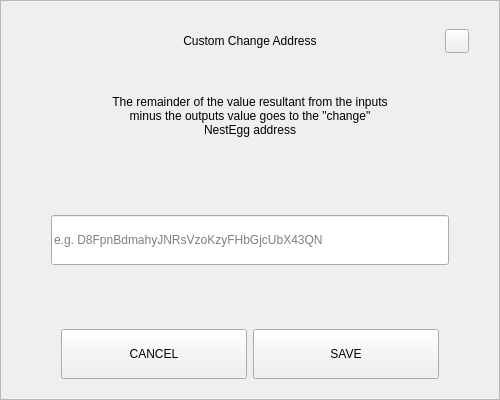
<?xml version="1.0" encoding="UTF-8"?>
<ui version="4.0">
 <class>SendChangeAddressDialog</class>
 <widget class="QDialog" name="SendChangeAddressDialog">
  <property name="geometry">
   <rect>
    <x>0</x>
    <y>0</y>
    <width>500</width>
    <height>400</height>
   </rect>
  </property>
  <property name="windowTitle">
   <string>Dialog</string>
  </property>
  <layout class="QVBoxLayout" name="verticalLayout">
   <property name="spacing">
    <number>0</number>
   </property>
   <property name="leftMargin">
    <number>0</number>
   </property>
   <property name="topMargin">
    <number>0</number>
   </property>
   <property name="rightMargin">
    <number>0</number>
   </property>
   <property name="bottomMargin">
    <number>0</number>
   </property>
   <item>
    <widget class="QFrame" name="frame">
     <property name="styleSheet">
      <string notr="true"/>
     </property>
     <property name="frameShape">
      <enum>QFrame::StyledPanel</enum>
     </property>
     <property name="frameShadow">
      <enum>QFrame::Raised</enum>
     </property>
     <layout class="QVBoxLayout" name="verticalLayout_2" stretch="0,0,0,0,0,0,0">
      <property name="spacing">
       <number>0</number>
      </property>
      <property name="leftMargin">
       <number>30</number>
      </property>
      <property name="topMargin">
       <number>20</number>
      </property>
      <property name="rightMargin">
       <number>30</number>
      </property>
      <property name="bottomMargin">
       <number>20</number>
      </property>
      <item>
       <layout class="QHBoxLayout" name="horizontalLayout_3">
        <property name="spacing">
         <number>0</number>
        </property>
        <item>
         <spacer name="horizontalSpacer_2">
          <property name="orientation">
           <enum>Qt::Horizontal</enum>
          </property>
          <property name="sizeHint" stdset="0">
           <size>
            <width>40</width>
            <height>20</height>
           </size>
          </property>
         </spacer>
        </item>
        <item>
         <widget class="QLabel" name="labelTitle">
          <property name="minimumSize">
           <size>
            <width>0</width>
            <height>40</height>
           </size>
          </property>
          <property name="maximumSize">
           <size>
            <width>16777215</width>
            <height>40</height>
           </size>
          </property>
          <property name="styleSheet">
           <string notr="true">padding-left:24px;</string>
          </property>
          <property name="text">
           <string>Custom Change Address</string>
          </property>
          <property name="alignment">
           <set>Qt::AlignCenter</set>
          </property>
          <property name="margin">
           <number>7</number>
          </property>
         </widget>
        </item>
        <item>
         <spacer name="horizontalSpacer">
          <property name="orientation">
           <enum>Qt::Horizontal</enum>
          </property>
          <property name="sizeHint" stdset="0">
           <size>
            <width>40</width>
            <height>20</height>
           </size>
          </property>
         </spacer>
        </item>
        <item>
         <widget class="QPushButton" name="btnEsc">
          <property name="minimumSize">
           <size>
            <width>24</width>
            <height>24</height>
           </size>
          </property>
          <property name="maximumSize">
           <size>
            <width>24</width>
            <height>24</height>
           </size>
          </property>
          <property name="focusPolicy">
           <enum>Qt::NoFocus</enum>
          </property>
          <property name="text">
           <string/>
          </property>
         </widget>
        </item>
       </layout>
      </item>
      <item>
       <spacer name="verticalSpacer_2">
        <property name="orientation">
         <enum>Qt::Vertical</enum>
        </property>
        <property name="sizeType">
         <enum>QSizePolicy::Fixed</enum>
        </property>
        <property name="sizeHint" stdset="0">
         <size>
          <width>20</width>
          <height>20</height>
         </size>
        </property>
       </spacer>
      </item>
      <item alignment="Qt::AlignHCenter">
       <widget class="QLabel" name="labelMessage">
        <property name="minimumSize">
         <size>
          <width>0</width>
          <height>70</height>
         </size>
        </property>
        <property name="text">
         <string>The remainder of the value resultant from the inputs minus the outputs value goes to the &quot;change&quot; NestEgg address</string>
        </property>
        <property name="alignment">
         <set>Qt::AlignCenter</set>
        </property>
        <property name="wordWrap">
         <bool>true</bool>
        </property>
       </widget>
      </item>
      <item>
       <spacer name="verticalSpacer_3">
        <property name="orientation">
         <enum>Qt::Vertical</enum>
        </property>
        <property name="sizeHint" stdset="0">
         <size>
          <width>20</width>
          <height>40</height>
         </size>
        </property>
       </spacer>
      </item>
      <item>
       <layout class="QHBoxLayout" name="horizontalLayout_2">
        <property name="spacing">
         <number>0</number>
        </property>
        <property name="leftMargin">
         <number>20</number>
        </property>
        <property name="rightMargin">
         <number>20</number>
        </property>
        <item>
         <widget class="QLineEdit" name="lineEditAddress">
          <property name="minimumSize">
           <size>
            <width>0</width>
            <height>50</height>
           </size>
          </property>
          <property name="placeholderText">
           <string notr="true">e.g. D8FpnBdmahyJNRsVzoKzyFHbGjcUbX43QN</string>
          </property>
         </widget>
        </item>
       </layout>
      </item>
      <item>
       <spacer name="verticalSpacer">
        <property name="orientation">
         <enum>Qt::Vertical</enum>
        </property>
        <property name="sizeHint" stdset="0">
         <size>
          <width>20</width>
          <height>40</height>
         </size>
        </property>
       </spacer>
      </item>
      <item>
       <layout class="QHBoxLayout" name="horizontalLayout" stretch="2,2">
        <property name="spacing">
         <number>6</number>
        </property>
        <property name="leftMargin">
         <number>30</number>
        </property>
        <property name="rightMargin">
         <number>30</number>
        </property>
        <item>
         <widget class="QPushButton" name="btnCancel">
          <property name="minimumSize">
           <size>
            <width>180</width>
            <height>50</height>
           </size>
          </property>
          <property name="focusPolicy">
           <enum>Qt::NoFocus</enum>
          </property>
          <property name="text">
           <string>CANCEL</string>
          </property>
         </widget>
        </item>
        <item>
         <widget class="QPushButton" name="btnSave">
          <property name="minimumSize">
           <size>
            <width>180</width>
            <height>50</height>
           </size>
          </property>
          <property name="focusPolicy">
           <enum>Qt::NoFocus</enum>
          </property>
          <property name="text">
           <string>SAVE</string>
          </property>
         </widget>
        </item>
       </layout>
      </item>
     </layout>
    </widget>
   </item>
  </layout>
 </widget>
 <resources/>
 <connections/>
</ui>
